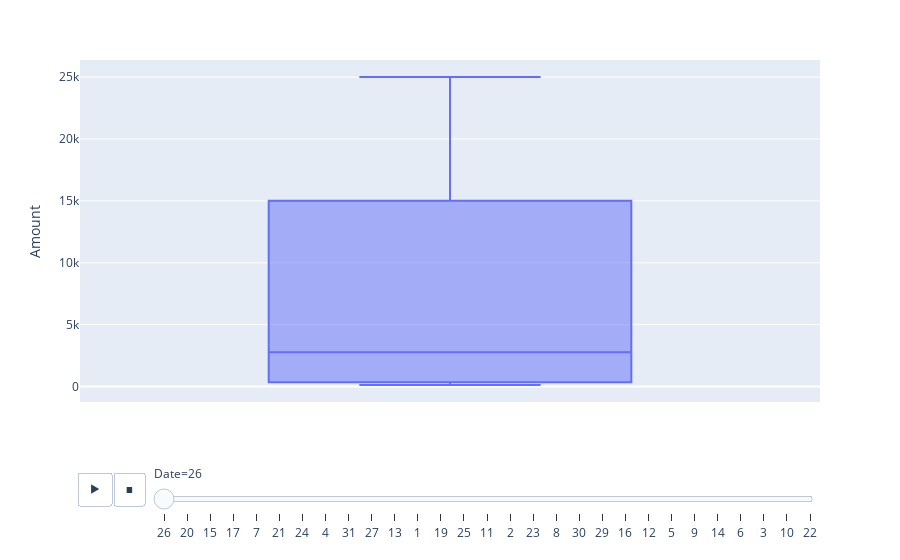

The notebook cell saved with this chart:
### Code cell
# P - Box

import plotly.express as px

fig = px.box(DB, y="Amount", animation_frame='Date')
fig.show()

### Figure 1 — Plotly figure (JSON) as saved in the notebook; plotly's stock layout.template omitted (floating-point values rounded to 4 significant figures)
{"data": [{"alignmentgroup": "True", "hovertemplate": "Date=26<br>Amount=%{y}<extra></extra>", "legendgroup": "", "marker": {"color": "#636efa"}, "name": "", "notched": false, "offsetgroup": "", "orientation": "v", "showlegend": false, "type": "box", "x0": " ", "xaxis": "x", "y": [25000, 543, 5000, 132], "y0": " ", "yaxis": "y"}], "layout": {"boxmode": "group", "legend": {"tracegroupgap": 0}, "margin": {"t": 60}, "sliders": [{"active": 0, "currentvalue": {"prefix": "Date="}, "len": 0.9, "pad": {"b": 10, "t": 60}, "steps": [{"args": [["26"], {"frame": {"duration": 0, "redraw": true}, "fromcurrent": true, "mode": "immediate", "transition": {"duration": 0, "easing": "linear"}}], "label": "26", "method": "animate"}, {"args": [["20"], {"frame": {"duration": 0, "redraw": true}, "fromcurrent": true, "mode": "immediate", "transition": {"duration": 0, "easing": "linear"}}], "label": "20", "method": "animate"}, {"args": [["15"], {"frame": {"duration": 0, "redraw": true}, "fromcurrent": true, "mode": "immediate", "transition": {"duration": 0, "easing": "linear"}}], "label": "15", "method": "animate"}, {"args": [["17"], {"frame": {"duration": 0, "redraw": true}, "fromcurrent": true, "mode": "immediate", "transition": {"duration": 0, "easing": "linear"}}], "label": "17", "method": "animate"}, {"args": [["7"], {"frame": {"duration": 0, "redraw": true}, "fromcurrent": true, "mode": "immediate", "transition": {"duration": 0, "easing": "linear"}}], "label": "7", "method": "animate"}, {"args": [["21"], {"frame": {"duration": 0, "redraw": true}, "fromcurrent": true, "mode": "immediate", "transition": {"duration": 0, "easing": "linear"}}], "label": "21", "method": "animate"}, {"args": [["24"], {"frame": {"duration": 0, "redraw": true}, "fromcurrent": true, "mode": "immediate", "transition": {"duration": 0, "easing": "linear"}}], "label": "24", "method": "animate"}, {"args": [["4"], {"frame": {"duration": 0, "redraw": true}, "fromcurrent": true, "mode": "immediate", "transition": {"duration": 0, "easing": "linear"}}], "label": "4", "method": "animate"}, {"args": [["31"], {"frame": {"duration": 0, "redraw": true}, "fromcurrent": true, "mode": "immediate", "transition": {"duration": 0, "easing": "linear"}}], "label": "31", "method": "animate"}, {"args": [["27"], {"frame": {"duration": 0, "redraw": true}, "fromcurrent": true, "mode": "immediate", "transition": {"duration": 0, "easing": "linear"}}], "label": "27", "method": "animate"}, {"args": [["13"], {"frame": {"duration": 0, "redraw": true}, "fromcurrent": true, "mode": "immediate", "transition": {"duration": 0, "easing": "linear"}}], "label": "13", "method": "animate"}, {"args": [["1"], {"frame": {"duration": 0, "redraw": true}, "fromcurrent": true, "mode": "immediate", "transition": {"duration": 0, "easing": "linear"}}], "label": "1", "method": "animate"}, {"args": [["19"], {"frame": {"duration": 0, "redraw": true}, "fromcurrent": true, "mode": "immediate", "transition": {"duration": 0, "easing": "linear"}}], "label": "19", "method": "animate"}, {"args": [["25"], {"frame": {"duration": 0, "redraw": true}, "fromcurrent": true, "mode": "immediate", "transition": {"duration": 0, "easing": "linear"}}], "label": "25", "method": "animate"}, {"args": [["11"], {"frame": {"duration": 0, "redraw": true}, "fromcurrent": true, "mode": "immediate", "transition": {"duration": 0, "easing": "linear"}}], "label": "11", "method": "animate"}, {"args": [["2"], {"frame": {"duration": 0, "redraw": true}, "fromcurrent": true, "mode": "immediate", "transition": {"duration": 0, "easing": "linear"}}], "label": "2", "method": "animate"}, {"args": [["23"], {"frame": {"duration": 0, "redraw": true}, "fromcurrent": true, "mode": "immediate", "transition": {"duration": 0, "easing": "linear"}}], "label": "23", "method": "animate"}, {"args": [["8"], {"frame": {"duration": 0, "redraw": true}, "fromcurrent": true, "mode": "immediate", "transition": {"duration": 0, "easing": "linear"}}], "label": "8", "method": "animate"}, {"args": [["30"], {"frame": {"duration": 0, "redraw": true}, "fromcurrent": true, "mode": "immediate", "transition": {"duration": 0, "easing": "linear"}}], "label": "30", "method": "animate"}, {"args": [["29"], {"frame": {"duration": 0, "redraw": true}, "fromcurrent": true, "mode": "immediate", "transition": {"duration": 0, "easing": "linear"}}], "label": "29", "method": "animate"}, {"args": [["16"], {"frame": {"duration": 0, "redraw": true}, "fromcurrent": true, "mode": "immediate", "transition": {"duration": 0, "easing": "linear"}}], "label": "16", "method": "animate"}, {"args": [["12"], {"frame": {"duration": 0, "redraw": true}, "fromcurrent": true, "mode": "immediate", "transition": {"duration": 0, "easing": "linear"}}], "label": "12", "method": "animate"}, {"args": [["5"], {"frame": {"duration": 0, "redraw": true}, "fromcurrent": true, "mode": "immediate", "transition": {"duration": 0, "easing": "linear"}}], "label": "5", "method": "animate"}, {"args": [["9"], {"frame": {"duration": 0, "redraw": true}, "fromcurrent": true, "mode": "immediate", "transition": {"duration": 0, "easing": "linear"}}], "label": "9", "method": "animate"}, {"args": [["14"], {"frame": {"duration": 0, "redraw": true}, "fromcurrent": true, "mode": "immediate", "transition": {"duration": 0, "easing": "linear"}}], "label": "14", "method": "animate"}, {"args": [["6"], {"frame": {"duration": 0, "redraw": true}, "fromcurrent": true, "mode": "immediate", "transition": {"duration": 0, "easing": "linear"}}], "label": "6", "method": "animate"}, {"args": [["3"], {"frame": {"duration": 0, "redraw": true}, "fromcurrent": true, "mode": "immediate", "transition": {"duration": 0, "easing": "linear"}}], "label": "3", "method": "animate"}, {"args": [["10"], {"frame": {"duration": 0, "redraw": true}, "fromcurrent": true, "mode": "immediate", "transition": {"duration": 0, "easing": "linear"}}], "label": "10", "method": "animate"}, {"args": [["22"], {"frame": {"duration": 0, "redraw": true}, "fromcurrent": true, "mode": "immediate", "transition": {"duration": 0, "easing": "linear"}}], "label": "22", "method": "animate"}], "x": 0.1, "xanchor": "left", "y": 0, "yanchor": "top"}], "updatemenus": [{"buttons": [{"args": [null, {"frame": {"duration": 500, "redraw": true}, "fromcurrent": true, "mode": "immediate", "transition": {"duration": 500, "easing": "linear"}}], "label": "&#9654;", "method": "animate"}, {"args": [[null], {"frame": {"duration": 0, "redraw": true}, "fromcurrent": true, "mode": "immediate", "transition": {"duration": 0, "easing": "linear"}}], "label": "&#9724;", "method": "animate"}], "direction": "left", "pad": {"r": 10, "t": 70}, "showactive": false, "type": "buttons", "x": 0.1, "xanchor": "right", "y": 0, "yanchor": "top"}], "xaxis": {"anchor": "y", "domain": [0, 1]}, "yaxis": {"anchor": "x", "domain": [0, 1], "title": {"text": "Amount"}}}}
